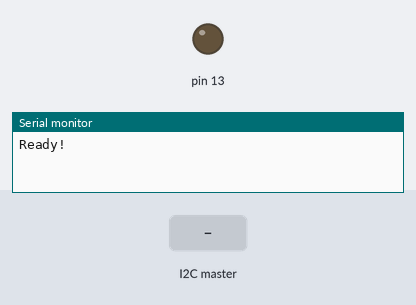
A sketch run on a simulated Arduino Uno, built with avr-gcc and run on an emulated ATmega328P. On the bench: output pins drawn as LEDs (lit = HIGH), the last lines printed to the serial monitor. Inputs (shaded band) come from the test bench.

Above: at 1.2 s.
1.3 s: the I2C master sends the byte 1
At 2.6 s:
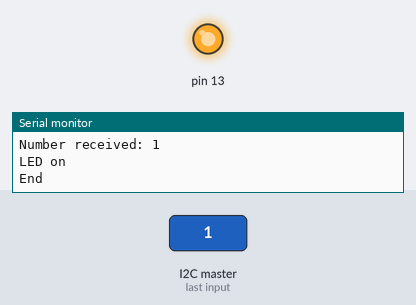
Timing chart, 0 to 4.3 s (numbered marks = the images above; inputs shaded):
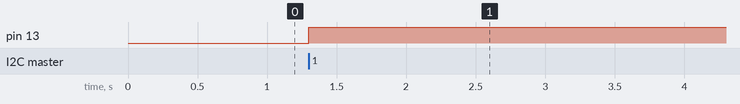

The sketch:

Test_Pi_Arduino_i2c.ino
```cpp
// Testing the communication between Raspberry Pi and Arduino using I2C.

// https://oscarliang.com/raspberry-pi-arduino-connected-i2c/
// https://www.arduino.cc/en/Tutorial/MasterWriter
// https://raspberry-projects.com/pi/programming-in-python/i2c-programming-in-python/using-the-i2c-interface-2

#include <Wire.h>

#define SLAVE_ADDRESS 0x07
int number = 0;
int state = 0;

void setup() {
  pinMode(13, OUTPUT);

  Serial.begin(9600);

  Wire.begin(SLAVE_ADDRESS);

  Wire.onReceive(receiveData);
  Wire.onRequest(sendData);

  Serial.println("Ready!");
}

void loop() {
  delay(100);
}

void receiveData(int byteCount) {
  Serial.print("Byte count: ");
  Serial.println(byteCount);

  Serial.print("Wire available: ");
  Serial.println(Wire.available());

  number = Wire.read();
  Serial.print("Number received: ");
  Serial.println(number);

  if(number == 1) {
    if(state == 0) {
      digitalWrite(13, HIGH);
      Serial.println("LED on");
      state = 1;
    }
    else {
      digitalWrite(13, LOW);
      Serial.println("LED off");
      state = 0;
    }
  }

  if(Wire.available()) {
    Serial.println("data received:");
    while(Wire.available()) {
      byte b = Wire.read();
      Serial.println(b);
    }
  }

  Serial.println("End");
  Serial.println();
}

void sendData(){
  Wire.write(number);
}
```

Measured:
- after the input at 1.3 s, pin 13: LOW → HIGH at once
